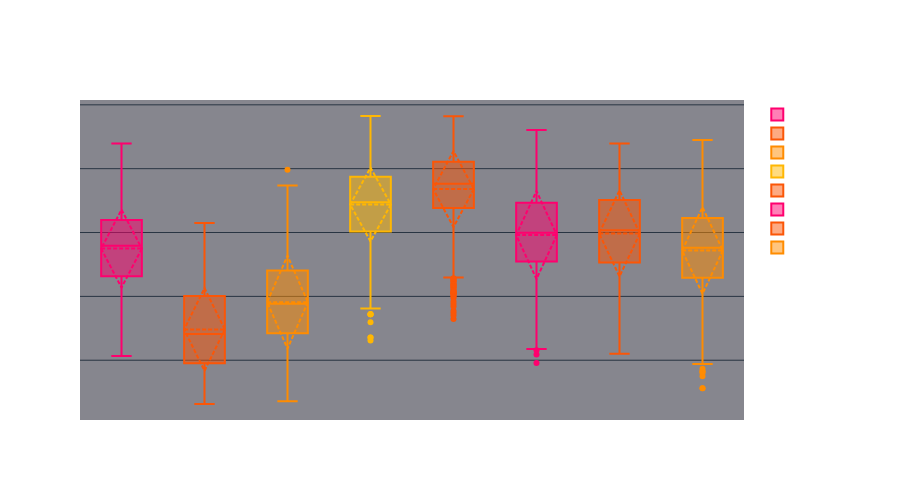
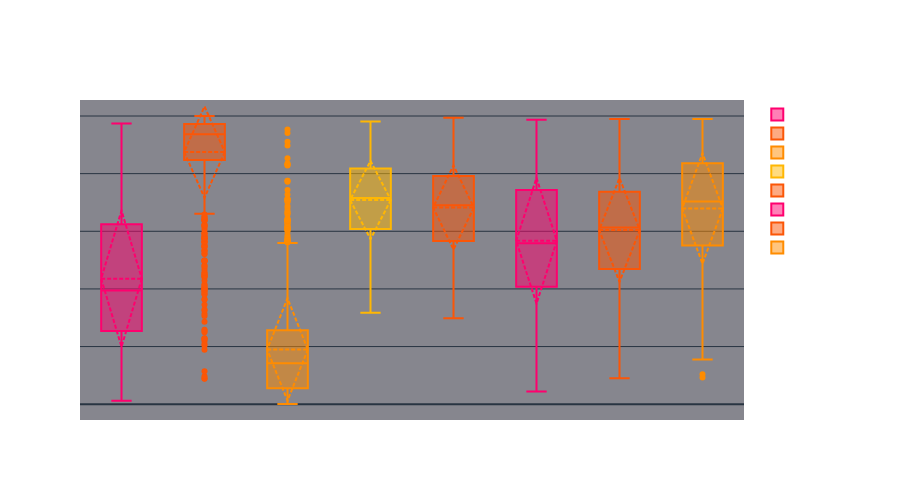
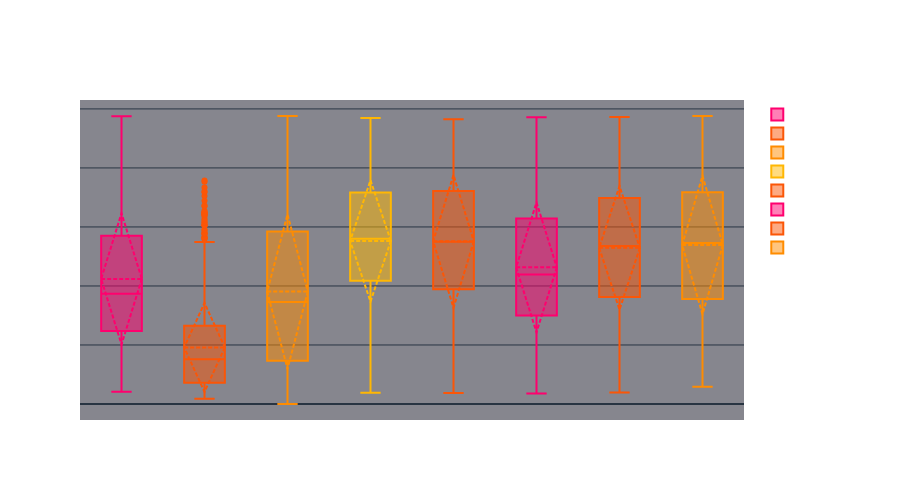
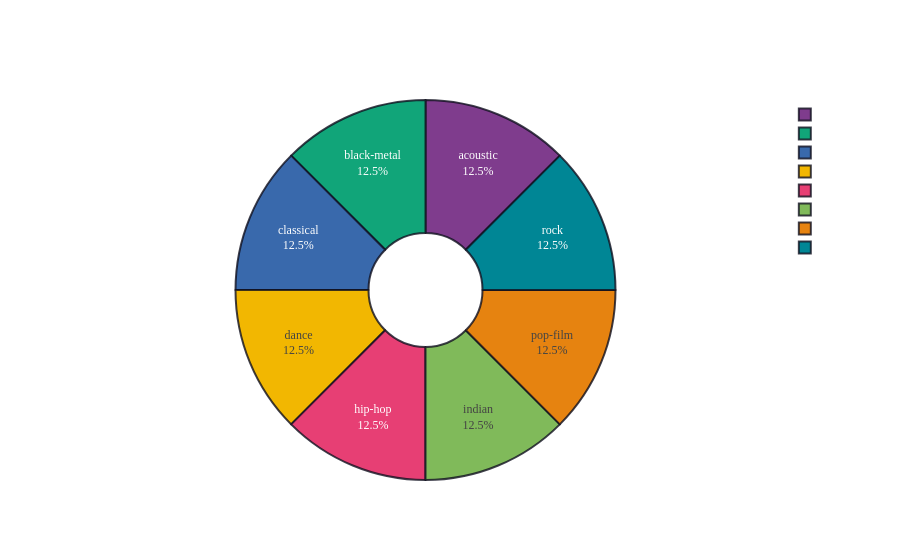

Here is the notebook cell these charts were saved with, in order:
### Code cell
import numpy as np
import pandas as pd
from sklearn.preprocessing import StandardScaler
from sklearn.decomposition import PCA
from sklearn.metrics.pairwise import cosine_similarity
import plotly.express as px
import plotly.graph_objects as go

#Data Loading And Cleaning

df = pd.read_csv("dataset.csv")
df_clean = df.drop_duplicates(subset=["track_name","artists"])
df_clean = df.dropna(subset=["artists","album_name","track_name"])

target_genres = ['classical', 'black-metal', 'dance', 'acoustic', 'hip-hop','indian','rock','pop-film']
df_filtered = df_clean[df_clean['track_genre'].isin(target_genres)].copy()

print(f"Dataset shape: {df_filtered.shape}")
print(f"Genres included: {df_filtered['track_genre'].unique()}")

# Feature Extraction And Scaling
audio_features = ["danceability", "energy",  "loudness", "speechiness",
                  "acousticness", "instrumentalness", "liveness", "valence", "tempo"]

X = df_filtered[audio_features]
scaler = StandardScaler()
X_scaled = scaler.fit_transform(X)

# PCA
pca = PCA(n_components=2)
X_pca = pca.fit_transform(X_scaled)

pca_df = pd.DataFrame(X_pca, columns=["PC1", "PC2"])
pca_df["Genre"] = df_filtered['track_genre'].values

print(f"\nPCA variance explained: {pca.explained_variance_ratio_}")
print(pca_df.tail())



# Audio Features Distribution by Genre
import plotly.graph_objects as go

audio_features = ["danceability", "energy",  "loudness", "speechiness",
                  "acousticness", "instrumentalness", "liveness", "valence", "tempo"]

df_filtered_reset = df_filtered.reset_index(drop=True)

for selected_feature in ["danceability", "energy", "valence"]:
    fig = go.Figure()
    colors_gradient = ['#FF006E', '#FB5607', '#FF8C00', '#FFB703', '#FB5607']
    
    for i, genre in enumerate(sorted(df_filtered_reset['track_genre'].unique())):
        genre_data = df_filtered_reset[df_filtered_reset['track_genre'] == genre][selected_feature]
        fig.add_trace(go.Box(
            y=genre_data, 
            name=genre.upper(),
            marker_color=colors_gradient[i % len(colors_gradient)],
            boxmean='sd'
        ))
    
    fig.update_layout(
        title=f"<b>{selected_feature.capitalize()} Distribution by Genre</b>",
        yaxis_title=selected_feature.capitalize(),
        xaxis_title="Genre",
        template="plotly_dark",
        showlegend=True,
        plot_bgcolor="rgba(15, 15, 30, 0.5)",
        paper_bgcolor="rgba(15, 15, 30, 0)",
        font=dict(family="Poppins", size=12, color="#ffffff"),
        title_font_size=18,
        height=500
    )
    fig.show()

#pie chart
genre_counts = df_filtered_reset['track_genre'].value_counts().sort_values(ascending=False)
fig = px.pie(
    values=genre_counts.values,
    names=genre_counts.index,
    title="<b>Genre Distribution in Your Collection</b>",
    color_discrete_sequence=px.colors.qualitative.Bold,
    template="plotly_dark",
    hole=0.3
)
fig.update_layout(
    plot_bgcolor="rgba(15, 15, 30, 0)",
    paper_bgcolor="rgba(15, 15, 30, 0)",
    font=dict(family="Poppins", size=12, color="#ffffff"),
    title_font_size=18,
)
fig.update_traces(
    textposition='inside',
    textinfo='percent+label',
    marker=dict(line=dict(color='rgba(15, 15, 30, 0.8)', width=2))
)
fig.show()

similarity_matrix = cosine_similarity(X_pca)
df_filtered = df_filtered.reset_index(drop=True)

def recommend_song_with_filter(song_title, num_recommendation=5):
    try:
        input_idx = df_filtered[df_filtered['track_name'].str.lower() == song_title.lower()].index[0]
        input_song = df_filtered.iloc[input_idx]
    except IndexError:
        return f"Error: '{song_title}' wasn't found in this dataset. Try another track!"
    
    input_genre = str(input_song['track_genre']).lower()
    
    sim_scores = list(enumerate(similarity_matrix[input_idx]))
    

    sim_scores = sorted(sim_scores, key=lambda x: x[1], reverse=True)

    filtered_matches = []
    

    for index, score in sim_scores:
        if index == input_idx:
            continue

        candidate_genre = str(df_filtered.loc[index, 'track_genre']).lower()
        
        if 'indian' in input_genre and 'indian' in candidate_genre:
            filtered_matches.append(index)      
        
        elif 'indian' not in input_genre and 'indian' not in candidate_genre:
            filtered_matches.append(index)
            
        if len(filtered_matches) == num_recommendation:
            break
            
    # Look up the final row metadata and return it cleanly
    return df_filtered.iloc[filtered_matches][['track_name', 'artists', 'track_genre']]


recommend_song_with_filter("Raabta")

### Figure 1 — Plotly figure (JSON) as saved in the notebook; plotly's stock layout.template omitted (floating-point values rounded to 4 significant figures; data arrays with more than 128 entries replaced by an {"elided": "..."} marker saying what was removed)
{"data": [{"boxmean": "sd", "marker": {"color": "#FF006E"}, "name": "ACOUSTIC", "type": "box", "y": {"elided": "1000 float values"}}, {"boxmean": "sd", "marker": {"color": "#FB5607"}, "name": "BLACK-METAL", "type": "box", "y": {"elided": "1000 float values"}}, {"boxmean": "sd", "marker": {"color": "#FF8C00"}, "name": "CLASSICAL", "type": "box", "y": {"elided": "1000 float values"}}, {"boxmean": "sd", "marker": {"color": "#FFB703"}, "name": "DANCE", "type": "box", "y": {"elided": "1000 float values"}}, {"boxmean": "sd", "marker": {"color": "#FB5607"}, "name": "HIP-HOP", "type": "box", "y": {"elided": "1000 float values"}}, {"boxmean": "sd", "marker": {"color": "#FF006E"}, "name": "INDIAN", "type": "box", "y": {"elided": "1000 float values"}}, {"boxmean": "sd", "marker": {"color": "#FB5607"}, "name": "POP-FILM", "type": "box", "y": {"elided": "1000 float values"}}, {"boxmean": "sd", "marker": {"color": "#FF8C00"}, "name": "ROCK", "type": "box", "y": {"elided": "1000 float values"}}], "layout": {"font": {"color": "#ffffff", "family": "Poppins", "size": 12}, "height": 500, "paper_bgcolor": "rgba(15, 15, 30, 0)", "plot_bgcolor": "rgba(15, 15, 30, 0.5)", "showlegend": true, "title": {"font": {"size": 18}, "text": "<b>Danceability Distribution by Genre</b>"}, "xaxis": {"title": {"text": "Genre"}}, "yaxis": {"title": {"text": "Danceability"}}}}

### Figure 2 — Plotly figure (JSON) as saved in the notebook; plotly's stock layout.template omitted (floating-point values rounded to 4 significant figures; data arrays with more than 128 entries replaced by an {"elided": "..."} marker saying what was removed)
{"data": [{"boxmean": "sd", "marker": {"color": "#FF006E"}, "name": "ACOUSTIC", "type": "box", "y": {"elided": "1000 float values"}}, {"boxmean": "sd", "marker": {"color": "#FB5607"}, "name": "BLACK-METAL", "type": "box", "y": {"elided": "1000 float values"}}, {"boxmean": "sd", "marker": {"color": "#FF8C00"}, "name": "CLASSICAL", "type": "box", "y": {"elided": "1000 float values"}}, {"boxmean": "sd", "marker": {"color": "#FFB703"}, "name": "DANCE", "type": "box", "y": {"elided": "1000 float values"}}, {"boxmean": "sd", "marker": {"color": "#FB5607"}, "name": "HIP-HOP", "type": "box", "y": {"elided": "1000 float values"}}, {"boxmean": "sd", "marker": {"color": "#FF006E"}, "name": "INDIAN", "type": "box", "y": {"elided": "1000 float values"}}, {"boxmean": "sd", "marker": {"color": "#FB5607"}, "name": "POP-FILM", "type": "box", "y": {"elided": "1000 float values"}}, {"boxmean": "sd", "marker": {"color": "#FF8C00"}, "name": "ROCK", "type": "box", "y": {"elided": "1000 float values"}}], "layout": {"font": {"color": "#ffffff", "family": "Poppins", "size": 12}, "height": 500, "paper_bgcolor": "rgba(15, 15, 30, 0)", "plot_bgcolor": "rgba(15, 15, 30, 0.5)", "showlegend": true, "title": {"font": {"size": 18}, "text": "<b>Energy Distribution by Genre</b>"}, "xaxis": {"title": {"text": "Genre"}}, "yaxis": {"title": {"text": "Energy"}}}}

### Figure 3 — Plotly figure (JSON) as saved in the notebook; plotly's stock layout.template omitted (floating-point values rounded to 4 significant figures; data arrays with more than 128 entries replaced by an {"elided": "..."} marker saying what was removed)
{"data": [{"boxmean": "sd", "marker": {"color": "#FF006E"}, "name": "ACOUSTIC", "type": "box", "y": {"elided": "1000 float values"}}, {"boxmean": "sd", "marker": {"color": "#FB5607"}, "name": "BLACK-METAL", "type": "box", "y": {"elided": "1000 float values"}}, {"boxmean": "sd", "marker": {"color": "#FF8C00"}, "name": "CLASSICAL", "type": "box", "y": {"elided": "1000 float values"}}, {"boxmean": "sd", "marker": {"color": "#FFB703"}, "name": "DANCE", "type": "box", "y": {"elided": "1000 float values"}}, {"boxmean": "sd", "marker": {"color": "#FB5607"}, "name": "HIP-HOP", "type": "box", "y": {"elided": "1000 float values"}}, {"boxmean": "sd", "marker": {"color": "#FF006E"}, "name": "INDIAN", "type": "box", "y": {"elided": "1000 float values"}}, {"boxmean": "sd", "marker": {"color": "#FB5607"}, "name": "POP-FILM", "type": "box", "y": {"elided": "1000 float values"}}, {"boxmean": "sd", "marker": {"color": "#FF8C00"}, "name": "ROCK", "type": "box", "y": {"elided": "1000 float values"}}], "layout": {"font": {"color": "#ffffff", "family": "Poppins", "size": 12}, "height": 500, "paper_bgcolor": "rgba(15, 15, 30, 0)", "plot_bgcolor": "rgba(15, 15, 30, 0.5)", "showlegend": true, "title": {"font": {"size": 18}, "text": "<b>Valence Distribution by Genre</b>"}, "xaxis": {"title": {"text": "Genre"}}, "yaxis": {"title": {"text": "Valence"}}}}

### Figure 4 — Plotly figure (JSON) as saved in the notebook; plotly's stock layout.template omitted (floating-point values rounded to 4 significant figures)
{"data": [{"domain": {"x": [0, 1], "y": [0, 1]}, "hole": 0.3, "hovertemplate": "label=%{label}<br>value=%{value}<extra></extra>", "labels": ["acoustic", "black-metal", "classical", "dance", "hip-hop", "indian", "pop-film", "rock"], "legendgroup": "", "marker": {"line": {"color": "rgba(15, 15, 30, 0.8)", "width": 2}}, "name": "", "showlegend": true, "textinfo": "percent+label", "textposition": "inside", "type": "pie", "values": [1000, 1000, 1000, 1000, 1000, 1000, 1000, 1000]}], "layout": {"font": {"color": "#ffffff", "family": "Poppins", "size": 12}, "legend": {"tracegroupgap": 0}, "paper_bgcolor": "rgba(15, 15, 30, 0)", "piecolorway": ["rgb(127, 60, 141)", "rgb(17, 165, 121)", "rgb(57, 105, 172)", "rgb(242, 183, 1)", "rgb(231, 63, 116)", "rgb(128, 186, 90)", "rgb(230, 131, 16)", "rgb(0, 134, 149)", "rgb(207, 28, 144)", "rgb(249, 123, 114)", "rgb(165, 170, 153)"], "plot_bgcolor": "rgba(15, 15, 30, 0)", "title": {"font": {"size": 18}, "text": "<b>Genre Distribution in Your Collection</b>"}}}
